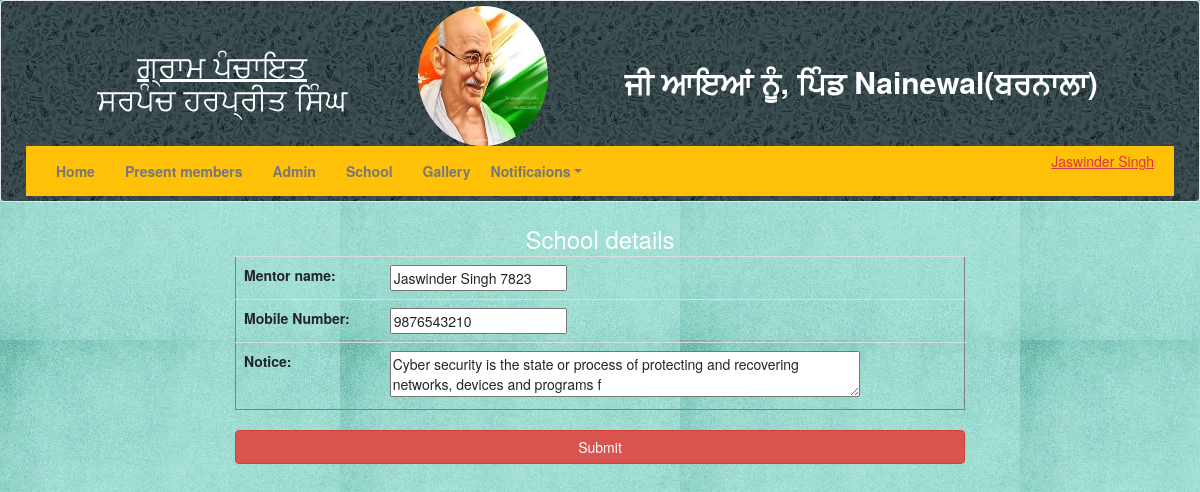
The app's page /edit/3 (signed in) with its own data.
### app/models.py (models this page shows)
class School_admission(models.Model):
    mentor_name = models.CharField(max_length = 100, blank = False)
    mobile_Number = models.IntegerField(blank=False, null=True)
    notice = models.CharField(max_length = 100, blank = False)

### app/views.py (the view)
# urls.py: path('edit/<int:id>', views.edit, name ='edit'),
@login_required(login_url='/login/')
def edit(request, id):
    query = School_admission.objects.get(id=id)
    if request.method == 'POST':
        form = School_Admission_Form(request.POST, instance=query)
        if form.is_valid():
            form.save()
        return redirect('show_data')
    else:
        form = School_Admission_Form(instance=query)
    return render(request, 'blog/edit.html', {'form': form})

### app/forms.py
class School_Admission_Form(forms.ModelForm):
	class Meta:
		model = School_admission
		fields = ['mentor_name', 'mobile_Number', 'notice']
		widgets = {
		'notice' : forms.Textarea(attrs={
			'rows' : '2',
			'cols' : '60',
			'maxlength' : '100',
			}),
		}

### app/templates/blog/edit.html (shortened to what this page needs)
{% extends 'blog/base.html' %}
{% load staticfiles %}
{% block body %}
<div class="container">
  <div class="row justify-content-center">
    <div class="col-8">
      <div class="text-white row justify-content-center" style="font-size: 2vw;">School details</div>
        <form method = "post" enctype="multipart/form-data" action="">
        <table class="table" frame="box">
          {{form}}
        </table>
        <input type="submit" class="btn btn-danger btn-block" value="Submit">
        </form>
      </div>
    </div>
  </div>
{% endblock %}

### records on screen
School_admission: mentor_name "Jaswinder Singh 7823", mobile_Number "9876543210", notice "Cyber security is the state or process of protecting and recovering networks, devices and programs f"
